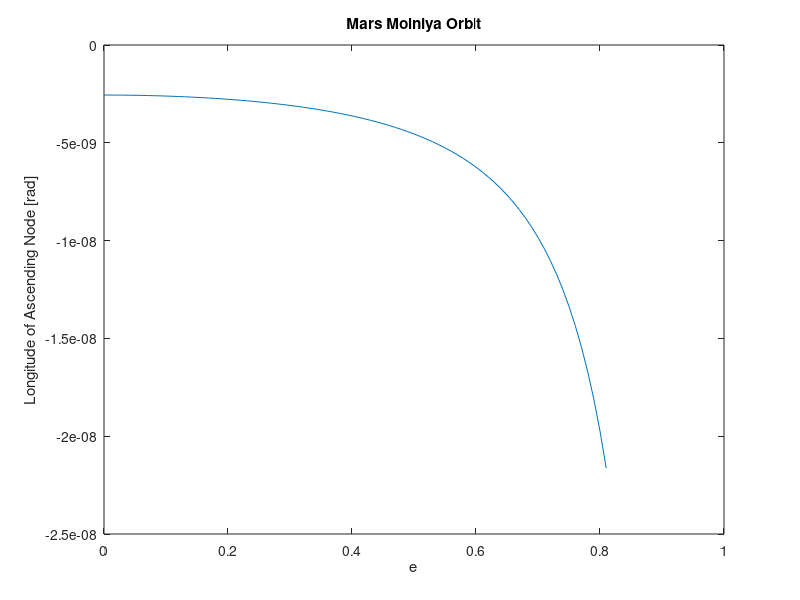

MATLAB code to generate this figure:
clear all
%% Homework 2 Problem 2
% Author: Darrell Hamilton
% Date: 03/10/2023
% Description: This script was created as a "calculator" for Homework Problem 1.
% Calculates optimal values of a, e, and i to minimize omega_dot for an 
% Molniya orbit around Mars


% Initialize Constants
J_2 = 0.00196;      % J_2 for Mars
R = 3390;           % Martian radius (km)
mu = 4.282*10^4;    % Gravitational constant for Mars (km^3/s^2)

% Calculate Period
T = 3600*24 + 39*60 + 35;

% Calculate semimajor axis
a = ((T/(2*pi))^2*mu)^(1/3);
% Calculate mean motion
n = sqrt(mu/a^3);

% Calculate and plot omega_dot
e=0.0:0.01:0.99;
R_alt = a*(1-e) - R;
idx = find(R_alt >= 400);

% Determine maximum eccentricity due to altitude constraint
e_max = -(600 + R)/a + 1;

e = e(idx);

i = acos(sqrt(1/5));
omega_dot = -3/2*n*J_2*(R/a)^2*cos(i)./((1-e.^2).^2);
plot(e,omega_dot)
title("Mars Molniya Orbit")
ylabel("Longitude of Ascending Node [rad]")
xlabel("e")